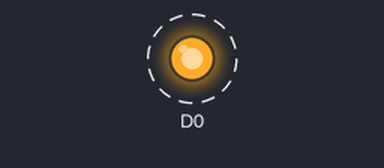
A sketch run on a simulated ESP8266 (NodeMCU). Parts: output pins drawn as LEDs (lit = HIGH). Dashed ring = blinking.

Above: at 0.05 s.
Timing chart, 0 to 3.0 s (numbered marks = the images above):
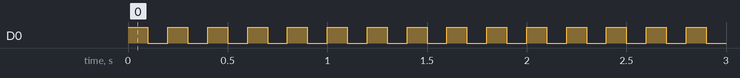

The sketch:

ARDUINO_LED_WITHDHT11.ino
```cpp
void setup() {
    pinMode(D0, OUTPUT);
}

void loop()
{
  //delay(2000);
  //float x = dht.readHumidity();
  //float y = dht.readTemperature();
  //Serial.print("Humidity: ");    Serial.print(x);    Serial.print("%  Temperature: ");  Serial.print(y);   Serial.println("°C ");
    digitalWrite(D0, 1);   // turn the LED on (HIGH is the voltage level)
  delay(100);                       // wait for a second
  digitalWrite(D0, 0);    // turn the LED off by making the voltage LOW
  delay(100);
}
```

Measured:
- by itself, D0: alternates HIGH for 0.10 s and LOW for 0.10 s
